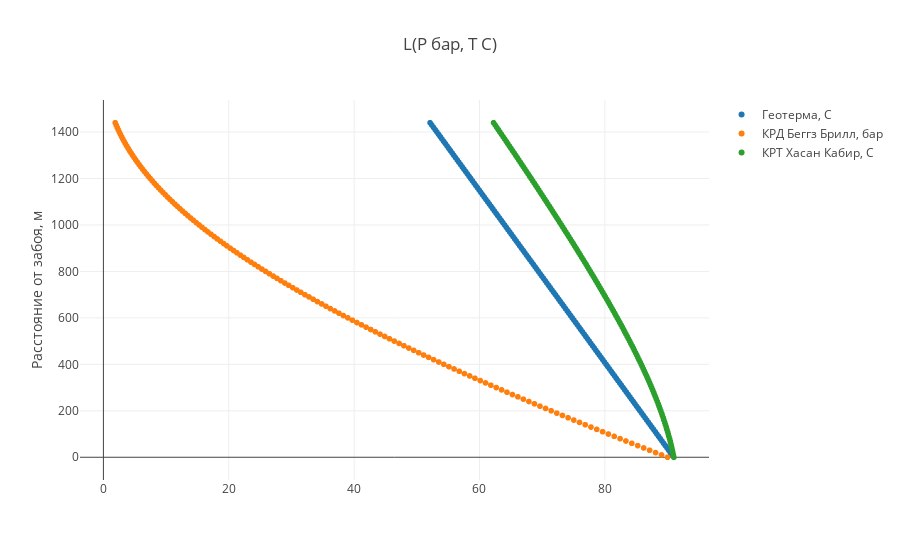

Write notebook code for a chart like this one.
### Code cell
trace1 = go.Scattergl(
    x = t_earth_list_c,
    y = distance_from_bottomhole, 
    name = 'Геотерма, C',
    mode = 'markers'
)

trace2 = go.Scattergl(
    x = p_list_bar,
    y = distance_from_bottomhole, 
    name = 'КРД Беггз Брилл, бар',
    mode = 'markers'
)

trace3 = go.Scattergl(
    x = t_list_c,
    y = distance_from_bottomhole, 
    name = 'КРТ Хасан Кабир, С',
    mode = 'markers'
)


data = [ trace1, trace2, trace3]

plot()

### Figure 1 — Plotly figure (JSON) as saved in the notebook; plotly's stock layout.template omitted (floating-point values rounded to 4 significant figures; data arrays with more than 128 entries replaced by an {"elided": "..."} marker saying what was removed)
{"data": [{"mode": "markers", "name": "Геотерма, C", "type": "scattergl", "uid": "5c346f8b-c6c3-4bb5-bb2e-4fc13ac0b1c7", "x": {"elided": "145 float values"}, "y": {"elided": "145 int values"}}, {"mode": "markers", "name": "КРД Беггз Брилл, бар", "type": "scattergl", "uid": "e00e7c85-d607-4ba3-b206-fb2ab0a0cc05", "x": {"elided": "145 float values"}, "y": {"elided": "145 int values"}}, {"mode": "markers", "name": "КРТ Хасан Кабир, С", "type": "scattergl", "uid": "d9f9a75f-2ce7-4f76-bdc9-5f9eb47adc92", "x": {"elided": "145 float values"}, "y": {"elided": "145 int values"}}], "layout": {"title": {"text": "L(P бар, T C)"}, "yaxis": {"title": {"text": "Расстояние от забоя, м"}}}}
